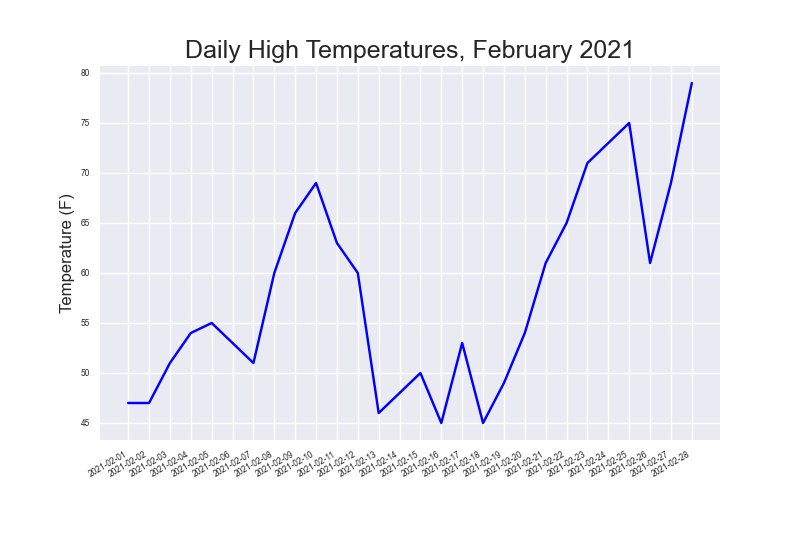

Here is the Python script that generated this plot:
import csv
import matplotlib.pyplot as plt
from datetime import date

filename = 'atl_weather.csv'
with open(filename) as f:
	reader = csv.reader(f)
	header_row = next(reader)
	
	#for index, column_header in enumerate(header_row):
		#print(index, column_header)

	# Create list with high temperatures from file. 
	dates = []
	high_temp = []
	for row in reader:
		
		current_date = date.fromisoformat(row[2])
		dates.append(str(current_date))

		current_temp = int(row[6])
		high_temp.append(current_temp)

		# Choose data from one month.
		feb_dates = []
		for i in range(len(dates)):
			if "2021-02" in dates[i]:
				feb_dates.append(dates[i])

		myIndex = []
		for i in range(len(dates)):
			if dates[i] in feb_dates:
				myIndex.append(i)

		feb_high_temps = []
		for i in myIndex:
			temp = high_temp[i]
			feb_high_temps.append(temp)
		

# Plotting high temperatures.
plt.style.use('seaborn')
fig, ax = plt.subplots()
ax.plot(feb_dates, feb_high_temps, c='blue')

# Format plot.
ax.set_title("Daily High Temperatures, February 2021", fontsize=18)
ax.set_xlabel('', fontsize=12)
fig.autofmt_xdate()
ax.set_ylabel("Temperature (F)", fontsize=12)
ax.tick_params(axis='both', which='major', labelsize=12)

plt.show()
